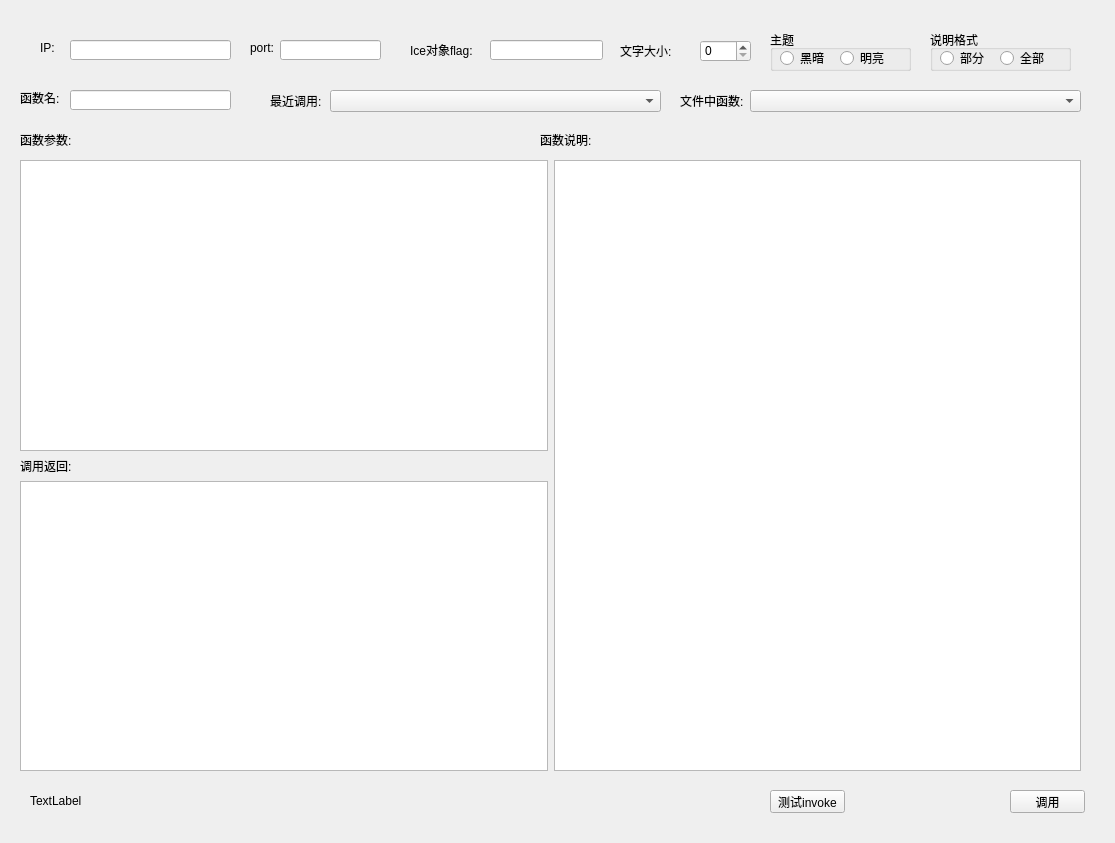
<?xml version="1.0" encoding="UTF-8"?>
<ui version="4.0">
 <class>Window</class>
 <widget class="QDialog" name="Window">
  <property name="geometry">
   <rect>
    <x>0</x>
    <y>0</y>
    <width>1115</width>
    <height>843</height>
   </rect>
  </property>
  <property name="acceptDrops">
   <bool>true</bool>
  </property>
  <property name="windowTitle">
   <string>Ice测试</string>
  </property>
  <property name="autoFillBackground">
   <bool>false</bool>
  </property>
  <widget class="QWidget" name="widget_more" native="true">
   <property name="geometry">
    <rect>
     <x>10</x>
     <y>870</y>
     <width>1081</width>
     <height>31</height>
    </rect>
   </property>
   <widget class="QPushButton" name="btn_more">
    <property name="geometry">
     <rect>
      <x>480</x>
      <y>20</y>
      <width>75</width>
      <height>23</height>
     </rect>
    </property>
    <property name="text">
     <string>more</string>
    </property>
   </widget>
  </widget>
  <widget class="QWidget" name="widget_main" native="true">
   <property name="geometry">
    <rect>
     <x>10</x>
     <y>20</y>
     <width>1091</width>
     <height>811</height>
    </rect>
   </property>
   <widget class="QPushButton" name="btn_invoke">
    <property name="geometry">
     <rect>
      <x>1000</x>
      <y>770</y>
      <width>75</width>
      <height>23</height>
     </rect>
    </property>
    <property name="text">
     <string>调用</string>
    </property>
   </widget>
   <widget class="QPushButton" name="btn_test_invoke">
    <property name="enabled">
     <bool>true</bool>
    </property>
    <property name="geometry">
     <rect>
      <x>760</x>
      <y>770</y>
      <width>75</width>
      <height>23</height>
     </rect>
    </property>
    <property name="text">
     <string>测试invoke</string>
    </property>
   </widget>
   <widget class="QLabel" name="te_now">
    <property name="geometry">
     <rect>
      <x>20</x>
      <y>770</y>
      <width>971</width>
      <height>21</height>
     </rect>
    </property>
    <property name="text">
     <string>TextLabel</string>
    </property>
   </widget>
   <widget class="QWidget" name="horizontalLayoutWidget">
    <property name="geometry">
     <rect>
      <x>10</x>
      <y>140</y>
      <width>1061</width>
      <height>611</height>
     </rect>
    </property>
    <layout class="QHBoxLayout" name="horizontalLayout">
     <item>
      <layout class="QVBoxLayout" name="verticalLayout_2">
       <item>
        <widget class="QTextEdit" name="text_params"/>
       </item>
       <item>
        <widget class="QLabel" name="label_2">
         <property name="text">
          <string>调用返回:</string>
         </property>
        </widget>
       </item>
       <item>
        <widget class="QTextEdit" name="text_result"/>
       </item>
      </layout>
     </item>
     <item>
      <widget class="QTextEdit" name="func_params"/>
     </item>
    </layout>
   </widget>
   <widget class="QLabel" name="label_5">
    <property name="geometry">
     <rect>
      <x>10</x>
      <y>110</y>
      <width>71</width>
      <height>20</height>
     </rect>
    </property>
    <property name="text">
     <string>函数参数:</string>
    </property>
   </widget>
   <widget class="QLabel" name="label_4">
    <property name="geometry">
     <rect>
      <x>530</x>
      <y>110</y>
      <width>71</width>
      <height>20</height>
     </rect>
    </property>
    <property name="text">
     <string>函数说明:</string>
    </property>
   </widget>
   <widget class="QLabel" name="font_size">
    <property name="geometry">
     <rect>
      <x>610</x>
      <y>20</y>
      <width>61</width>
      <height>21</height>
     </rect>
    </property>
    <property name="text">
     <string>文字大小:</string>
    </property>
   </widget>
   <widget class="QLabel" name="label_ip">
    <property name="geometry">
     <rect>
      <x>30</x>
      <y>20</y>
      <width>31</width>
      <height>16</height>
     </rect>
    </property>
    <property name="text">
     <string>IP:</string>
    </property>
   </widget>
   <widget class="QLabel" name="label_func">
    <property name="geometry">
     <rect>
      <x>10</x>
      <y>70</y>
      <width>41</width>
      <height>16</height>
     </rect>
    </property>
    <property name="text">
     <string>函数名:</string>
    </property>
   </widget>
   <widget class="QLineEdit" name="lineEdit_ip">
    <property name="geometry">
     <rect>
      <x>60</x>
      <y>20</y>
      <width>161</width>
      <height>20</height>
     </rect>
    </property>
   </widget>
   <widget class="QLabel" name="label_3">
    <property name="geometry">
     <rect>
      <x>670</x>
      <y>70</y>
      <width>71</width>
      <height>21</height>
     </rect>
    </property>
    <property name="text">
     <string>文件中函数:</string>
    </property>
   </widget>
   <widget class="QLineEdit" name="lineEdit_func">
    <property name="geometry">
     <rect>
      <x>60</x>
      <y>70</y>
      <width>161</width>
      <height>20</height>
     </rect>
    </property>
   </widget>
   <widget class="QComboBox" name="comboBox">
    <property name="geometry">
     <rect>
      <x>320</x>
      <y>70</y>
      <width>331</width>
      <height>22</height>
     </rect>
    </property>
   </widget>
   <widget class="QLabel" name="label_port">
    <property name="geometry">
     <rect>
      <x>240</x>
      <y>20</y>
      <width>41</width>
      <height>16</height>
     </rect>
    </property>
    <property name="text">
     <string>port:</string>
    </property>
   </widget>
   <widget class="QLabel" name="label_flag">
    <property name="geometry">
     <rect>
      <x>400</x>
      <y>20</y>
      <width>81</width>
      <height>20</height>
     </rect>
    </property>
    <property name="text">
     <string>Ice对象flag:</string>
    </property>
   </widget>
   <widget class="QLineEdit" name="lineEdit_flag">
    <property name="geometry">
     <rect>
      <x>480</x>
      <y>20</y>
      <width>113</width>
      <height>20</height>
     </rect>
    </property>
   </widget>
   <widget class="QLabel" name="label">
    <property name="geometry">
     <rect>
      <x>260</x>
      <y>70</y>
      <width>54</width>
      <height>21</height>
     </rect>
    </property>
    <property name="text">
     <string>最近调用:</string>
    </property>
   </widget>
   <widget class="QSpinBox" name="font_box">
    <property name="geometry">
     <rect>
      <x>690</x>
      <y>20</y>
      <width>51</width>
      <height>22</height>
     </rect>
    </property>
   </widget>
   <widget class="QComboBox" name="cb_func_total">
    <property name="geometry">
     <rect>
      <x>740</x>
      <y>70</y>
      <width>331</width>
      <height>22</height>
     </rect>
    </property>
   </widget>
   <widget class="QLineEdit" name="lineEdit_port">
    <property name="geometry">
     <rect>
      <x>270</x>
      <y>20</y>
      <width>101</width>
      <height>20</height>
     </rect>
    </property>
   </widget>
   <widget class="QGroupBox" name="theme_box">
    <property name="geometry">
     <rect>
      <x>760</x>
      <y>10</y>
      <width>141</width>
      <height>41</height>
     </rect>
    </property>
    <property name="title">
     <string>主题</string>
    </property>
    <widget class="QRadioButton" name="theme_dark">
     <property name="geometry">
      <rect>
       <x>10</x>
       <y>20</y>
       <width>49</width>
       <height>16</height>
      </rect>
     </property>
     <property name="text">
      <string>黑暗</string>
     </property>
    </widget>
    <widget class="QRadioButton" name="theme_light">
     <property name="geometry">
      <rect>
       <x>70</x>
       <y>20</y>
       <width>51</width>
       <height>16</height>
      </rect>
     </property>
     <property name="text">
      <string>明亮</string>
     </property>
    </widget>
   </widget>
   <widget class="QGroupBox" name="theme_box_3">
    <property name="geometry">
     <rect>
      <x>920</x>
      <y>10</y>
      <width>141</width>
      <height>41</height>
     </rect>
    </property>
    <property name="title">
     <string>说明格式</string>
    </property>
    <widget class="QRadioButton" name="partial_help_format">
     <property name="geometry">
      <rect>
       <x>10</x>
       <y>20</y>
       <width>49</width>
       <height>16</height>
      </rect>
     </property>
     <property name="text">
      <string>部分</string>
     </property>
    </widget>
    <widget class="QRadioButton" name="whole_help_format">
     <property name="geometry">
      <rect>
       <x>70</x>
       <y>20</y>
       <width>51</width>
       <height>16</height>
      </rect>
     </property>
     <property name="text">
      <string>全部</string>
     </property>
    </widget>
   </widget>
  </widget>
 </widget>
 <resources/>
 <connections/>
</ui>
